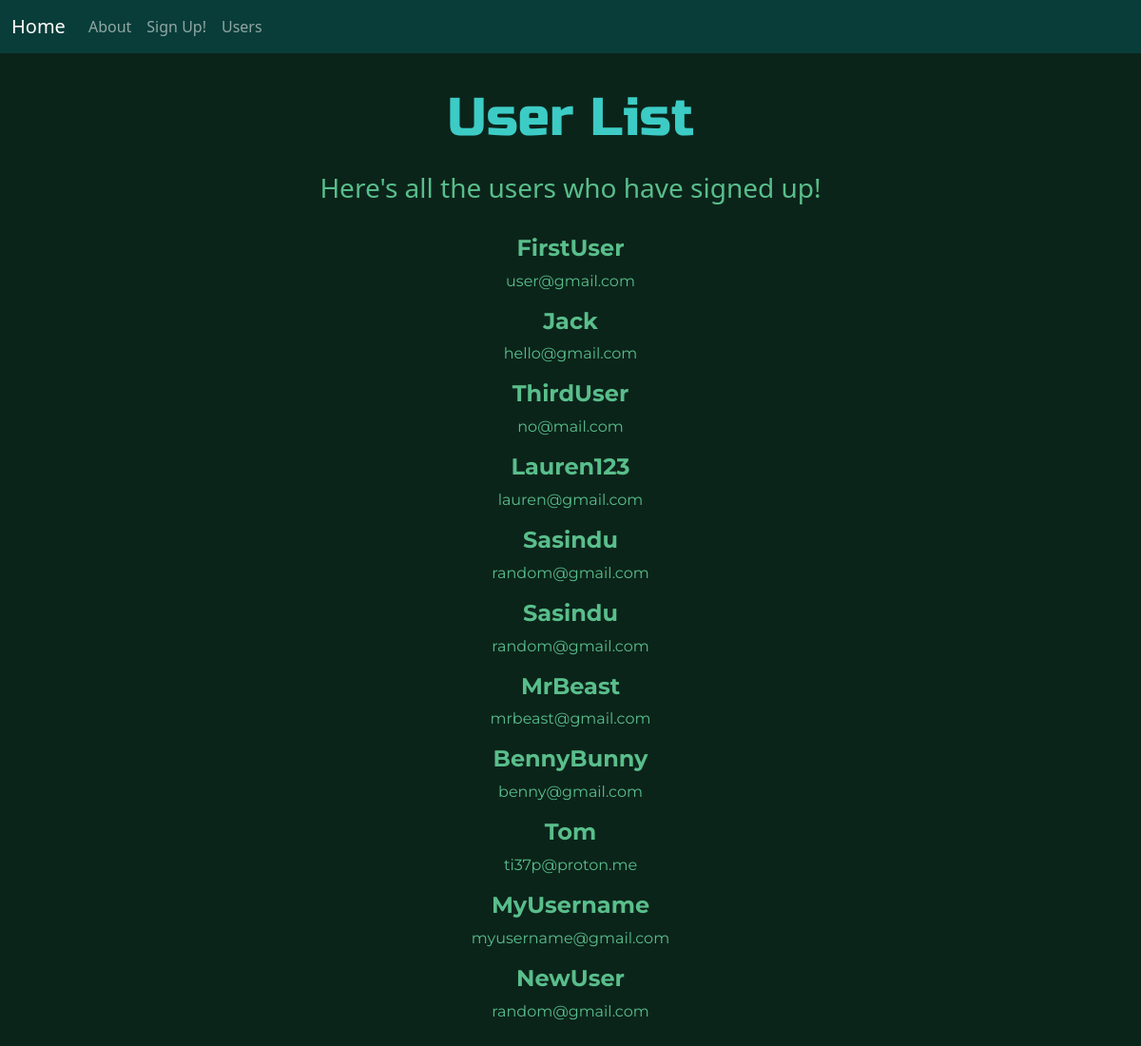
/users/, run on the app's committed database.
### basicapp/models.py (models this page shows, shortened)
class User(models.Model):
    username = models.CharField(max_length=30)
    email = models.EmailField()

### basicapp/views.py (the view)
# urls.py: path("users/", views.UserList.as_view(), name="user_list"),
class UserList(ListView):
    model = User

### basicapp/templates/basicapp/user_list.html
{% extends "base.html" %}
{% block body_block %}
    <div class="centered">
        <h1 class="title">User List</h1>
        <h3>Here's all the users who have signed up!</h3><br>
        <div class="content">
            {% for user in user_list %}
                <h4><strong>{{ user.username }}</strong></h4>
                <div class="userelement">
                    <p>{{ user.email }}</p>
                </div>
            {% endfor %}
        </div>
    </div><br>
{% endblock %}

### basicapp/templates/basicapp/base.html (shortened to what this page needs)
<!DOCTYPE html>
{% load static %}
<html lang="en">
<head>
    <link href="https://cdn.jsdelivr.net/npm/bootstrap@5.2.2/dist/css/bootstrap.min.css" rel="stylesheet">
    <link rel="stylesheet" href="{% static 'css/styles.css' %}">
</head>
<body class="background">
    <nav class="navbar navbar-default navbar-dark mynav navbar-expand-lg">
        <div class="container-fluid techfont loader">
            <div class="navbar-header">
                <a class="navbar-brand bigbrand" href="{% url 'index' %}">Home</a>
            </div>
            <ul class="nav navbar-nav me-auto">
                <li class="nav-item">
                    <a class="nav-link" href="{% url 'about' %}">About</a>
                </li>
                <li class="nav-item">
                    <a class="nav-link" href="{% url 'new_user' %}">Sign Up!</a>
                </li>
                <li class="nav-item">
                    <a class="nav-link" href="{% url 'user_list' %}">Users</a>
                </li>
            </ul>
        </div>
    </nav>
    <div class="container-fluid background">
        {% block body_block %}{% endblock %}
    </div>
</body>
</html>

### basicapp/static/css/styles.css (style rules this page uses)
.background { background-color:rgb(11, 36, 26); color:rgb(89, 190, 139); }
.centered { text-align:center; }
.title { padding-top: 35px; padding-bottom: 15px; font-size: 3.5em; font-family: 'Russo One', sans-serif; color:rgb(60, 204, 197) }
.content { font-family: 'Montserrat'; }
.mynav { background-color:rgb(9, 61, 57); color:rgb(11, 36, 26); }

### data on the page
User: username "FirstUser", email "user@gmail.com"
User: username "Jack", email "hello@gmail.com"
User: username "ThirdUser", email "no@mail.com"
User: username "Lauren123", email "lauren@gmail.com"
User: username "Sasindu", email "random@gmail.com"
User: username "Sasindu", email "random@gmail.com"
User: username "MrBeast", email "mrbeast@gmail.com"
User: username "BennyBunny", email "benny@gmail.com"
User: username "Tom", email "ti37p@proton.me"
User: username "MyUsername", email "myusername@gmail.com"
User: username "NewUser", email "random@gmail.com"
